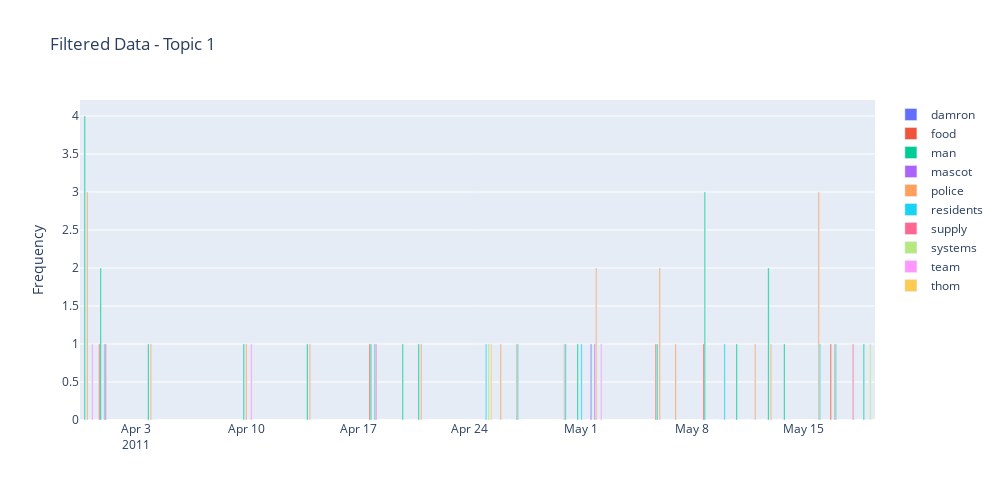
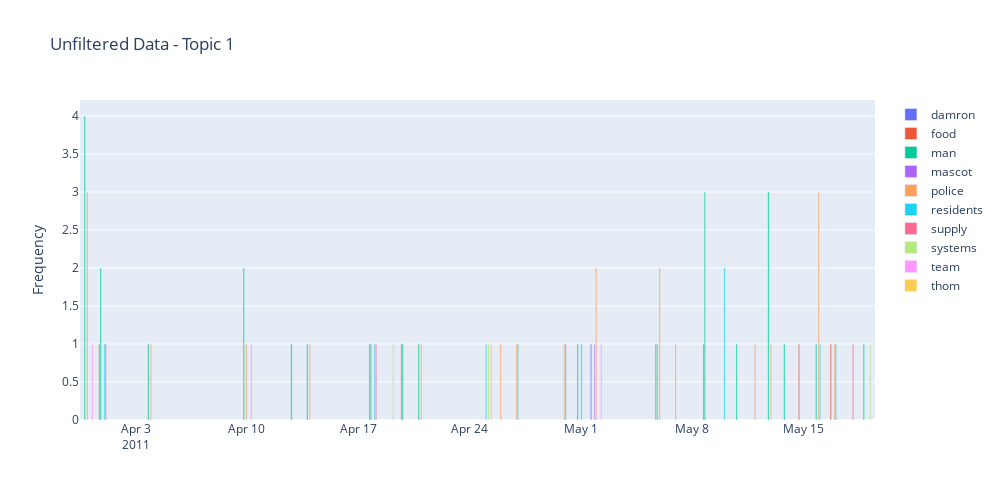
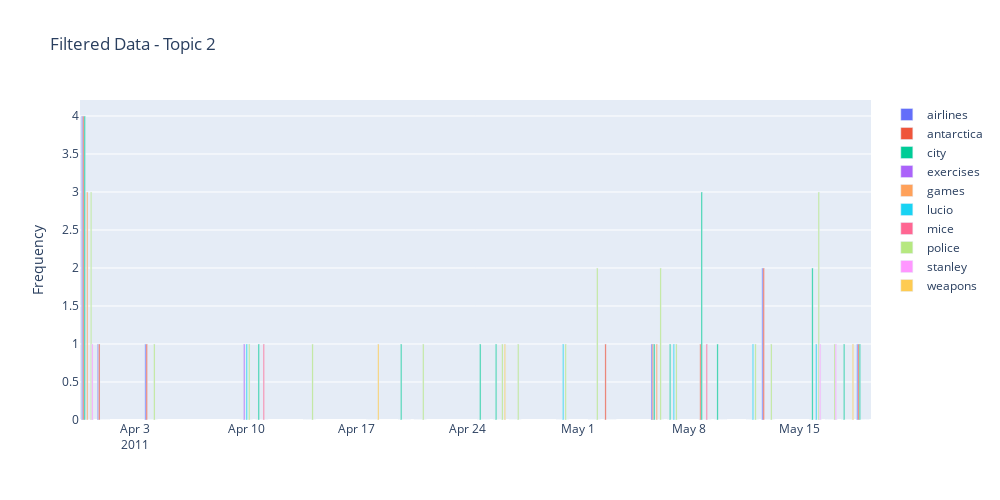
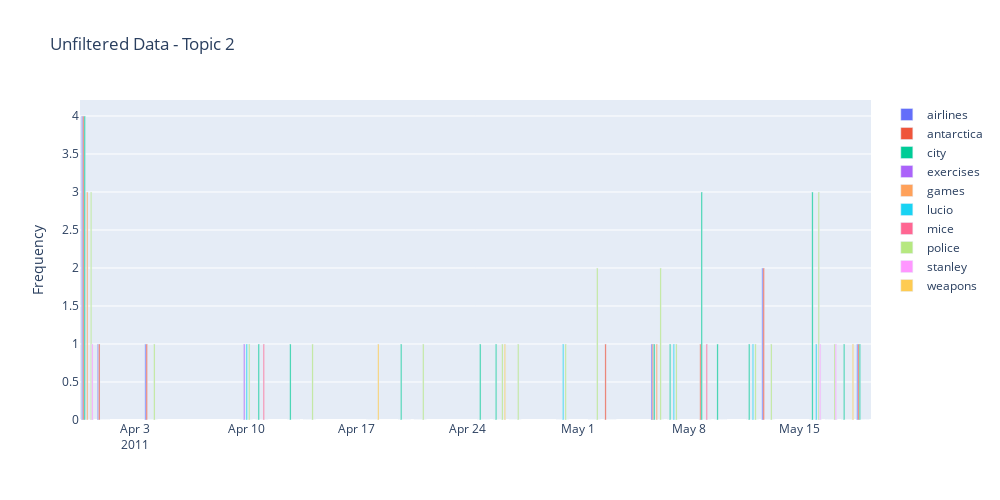

Notebook code cell kept with these figures, in order:
### Code cell
# Skapa en defaultdict för att lagra frekvensen av varje ord per datum för varje ämne
topic_word_freq_by_date_filtered = defaultdict(lambda: defaultdict(lambda: defaultdict(int)))
topic_word_freq_by_date_unfiltered = defaultdict(lambda: defaultdict(lambda: defaultdict(int)))

# Loopa igenom varje ämne och dess relaterade ord
for topic_idx, topic in enumerate(lda_model.components_):

    #print(f"Topic {topic_idx + 1}:")

    for word_idx in topic.argsort()[:-num_top_words - 1:-1]:
        word = feature_names[word_idx]
        #print(f"- {word}")

        # Loopa igenom det filtrerade datasetet för att matcha ord med deras timestamps och räkna frekvenser
        for _, row in filtered_data.iterrows():
            content = row["Processed_Content"]
            date = row["Date"]
            if word in content:
                topic_word_freq_by_date_filtered[topic_idx][word][date] += 1

        # Loopa igenom det ofiltrerade datasetet för att matcha ord med deras timestamps och räkna frekvenser
        for _, row in data.iterrows():
            content = row["Processed_Content"]
            date = row["Date"]
            if word in content:
                topic_word_freq_by_date_unfiltered[topic_idx][word][date] += 1

layout = go.Layout(
    yaxis=dict(title='Frequency'),
    barmode='group',
    hovermode='closest',
    width=1000,
    height=500
)

# Loopa igenom varje ämne
for topic_idx, (word_freq_by_date_filtered, word_freq_by_date_unfiltered) in enumerate(zip(topic_word_freq_by_date_filtered.values(), topic_word_freq_by_date_unfiltered.values())):

    #skapar två litor 
    date_filtered = []
    date_unfiltered=[]

    # Yttre loop: Loopa över varje dictionary (word_freq) i word_freq_by_date_filtered.values() vilket är alla datum för varje ord
    for date_freq in word_freq_by_date_filtered.values():
    # Inre loop: Date_freq består av datum så nycklar är datumen, här loopas allt igenom för den aktuella dictionaryn
        for date in date_freq.keys():
            date_filtered.append(date)

    # Ta bort duplicerade datumen och sortera dem i stigande ordning
    dates_filtered = sorted(set(date_filtered))

    #Samma sak som för filterd
    for word_freq in word_freq_by_date_unfiltered.values():
        for date in word_freq.keys():
            date_unfiltered.append(date)

    dates_unfiltered = sorted(set(date_unfiltered))
    
    #på word_freq_by_date_filtered är varje nyckel ett ord (struktur: {"ord1": {"datum1": frekvens1, "datum2": frekvens2, ...}, "ord2":..} )
    #listar dessa i ny variabel
    words_to_plot_filtered = sorted( list(word_freq_by_date_filtered.keys()))
    words_to_plot_unfiltered = sorted(list(word_freq_by_date_unfiltered.keys()))

    # Skapa stapeldiagrams för det filtrerade datasetet
    traces_filtered = []
  
    for word_to_plot in words_to_plot_filtered:
        #Hämtar frekvensen för ett spefikt ord för ett datum, om ordet inte finns för datumemt sätt frekvensent till 0
        frequencies = [word_freq_by_date_filtered[word_to_plot].get(date, 0) for date in dates_filtered]
        trace = go.Bar(x=dates_filtered, y=frequencies, name=word_to_plot)
        traces_filtered.append(trace)

    # Skapa stapeldiagram för det ofiltrerade datasetet
    traces_unfiltered = []

    for word_to_plot in words_to_plot_unfiltered:
        frequencies = [word_freq_by_date_unfiltered[word_to_plot].get(date, 0) for date in dates_unfiltered]
        trace = go.Bar(x=dates_unfiltered, y=frequencies, name=word_to_plot)
        traces_unfiltered.append(trace)

    # Skapa figurobjekt för det filtrerade datasetet
    fig_filtered = go.Figure(data=traces_filtered, layout=layout)
    fig_filtered.update_layout(title=f"Filtered Data - Topic {topic_idx + 1}")

    # Skapa figurobjekt för det ofiltrerade datasetet
    fig_unfiltered = go.Figure(data=traces_unfiltered, layout=layout)
    fig_unfiltered.update_layout(title=f"Unfiltered Data - Topic {topic_idx + 1}")

    # Visa stapeldiagrammen bredvid varandra
    fig_filtered.show()
    fig_unfiltered.show()

### Figure 1 — Plotly figure (JSON) as saved in the notebook; plotly's stock layout.template omitted (floating-point values rounded to 4 significant figures)
{"data": [{"name": "damron", "type": "bar", "x": ["2011-03-31", "2011-04-01", "2011-04-04", "2011-04-10", "2011-04-14", "2011-04-18", "2011-04-20", "2011-04-21", "2011-04-25", "2011-04-26", "2011-04-27", "2011-04-30", "2011-05-01", "2011-05-02", "2011-05-06", "2011-05-07", "2011-05-09", "2011-05-10", "2011-05-11", "2011-05-12", "2011-05-13", "2011-05-14", "2011-05-16", "2011-05-17", "2011-05-18", "2011-05-19"], "y": [0, 0, 0, 0, 0, 0, 0, 0, 0, 0, 0, 0, 0, 1, 0, 0, 0, 0, 0, 0, 0, 0, 0, 0, 0, 0]}, {"name": "food", "type": "bar", "x": ["2011-03-31", "2011-04-01", "2011-04-04", "2011-04-10", "2011-04-14", "2011-04-18", "2011-04-20", "2011-04-21", "2011-04-25", "2011-04-26", "2011-04-27", "2011-04-30", "2011-05-01", "2011-05-02", "2011-05-06", "2011-05-07", "2011-05-09", "2011-05-10", "2011-05-11", "2011-05-12", "2011-05-13", "2011-05-14", "2011-05-16", "2011-05-17", "2011-05-18", "2011-05-19"], "y": [0, 1, 0, 0, 0, 1, 0, 0, 0, 0, 0, 0, 0, 0, 1, 0, 1, 0, 0, 0, 0, 0, 0, 1, 0, 0]}, {"name": "man", "type": "bar", "x": ["2011-03-31", "2011-04-01", "2011-04-04", "2011-04-10", "2011-04-14", "2011-04-18", "2011-04-20", "2011-04-21", "2011-04-25", "2011-04-26", "2011-04-27", "2011-04-30", "2011-05-01", "2011-05-02", "2011-05-06", "2011-05-07", "2011-05-09", "2011-05-10", "2011-05-11", "2011-05-12", "2011-05-13", "2011-05-14", "2011-05-16", "2011-05-17", "2011-05-18", "2011-05-19"], "y": [4, 2, 1, 1, 1, 1, 1, 1, 0, 0, 0, 0, 1, 0, 1, 0, 3, 0, 1, 0, 2, 1, 0, 0, 0, 1]}, {"name": "mascot", "type": "bar", "x": ["2011-03-31", "2011-04-01", "2011-04-04", "2011-04-10", "2011-04-14", "2011-04-18", "2011-04-20", "2011-04-21", "2011-04-25", "2011-04-26", "2011-04-27", "2011-04-30", "2011-05-01", "2011-05-02", "2011-05-06", "2011-05-07", "2011-05-09", "2011-05-10", "2011-05-11", "2011-05-12", "2011-05-13", "2011-05-14", "2011-05-16", "2011-05-17", "2011-05-18", "2011-05-19"], "y": [0, 0, 0, 0, 0, 0, 0, 0, 0, 0, 0, 0, 0, 1, 0, 0, 0, 0, 0, 0, 0, 0, 0, 0, 0, 0]}, {"name": "police", "type": "bar", "x": ["2011-03-31", "2011-04-01", "2011-04-04", "2011-04-10", "2011-04-14", "2011-04-18", "2011-04-20", "2011-04-21", "2011-04-25", "2011-04-26", "2011-04-27", "2011-04-30", "2011-05-01", "2011-05-02", "2011-05-06", "2011-05-07", "2011-05-09", "2011-05-10", "2011-05-11", "2011-05-12", "2011-05-13", "2011-05-14", "2011-05-16", "2011-05-17", "2011-05-18", "2011-05-19"], "y": [3, 0, 1, 1, 1, 0, 0, 1, 0, 1, 1, 1, 0, 2, 2, 1, 0, 0, 0, 1, 1, 0, 3, 1, 0, 0]}, {"name": "residents", "type": "bar", "x": ["2011-03-31", "2011-04-01", "2011-04-04", "2011-04-10", "2011-04-14", "2011-04-18", "2011-04-20", "2011-04-21", "2011-04-25", "2011-04-26", "2011-04-27", "2011-04-30", "2011-05-01", "2011-05-02", "2011-05-06", "2011-05-07", "2011-05-09", "2011-05-10", "2011-05-11", "2011-05-12", "2011-05-13", "2011-05-14", "2011-05-16", "2011-05-17", "2011-05-18", "2011-05-19"], "y": [0, 1, 0, 0, 0, 1, 0, 0, 1, 0, 1, 1, 1, 0, 0, 0, 0, 1, 0, 0, 0, 0, 1, 1, 0, 0]}, {"name": "supply", "type": "bar", "x": ["2011-03-31", "2011-04-01", "2011-04-04", "2011-04-10", "2011-04-14", "2011-04-18", "2011-04-20", "2011-04-21", "2011-04-25", "2011-04-26", "2011-04-27", "2011-04-30", "2011-05-01", "2011-05-02", "2011-05-06", "2011-05-07", "2011-05-09", "2011-05-10", "2011-05-11", "2011-05-12", "2011-05-13", "2011-05-14", "2011-05-16", "2011-05-17", "2011-05-18", "2011-05-19"], "y": [0, 1, 0, 0, 0, 1, 0, 0, 0, 0, 0, 0, 0, 0, 0, 0, 0, 0, 0, 0, 0, 0, 0, 0, 1, 0]}, {"name": "systems", "type": "bar", "x": ["2011-03-31", "2011-04-01", "2011-04-04", "2011-04-10", "2011-04-14", "2011-04-18", "2011-04-20", "2011-04-21", "2011-04-25", "2011-04-26", "2011-04-27", "2011-04-30", "2011-05-01", "2011-05-02", "2011-05-06", "2011-05-07", "2011-05-09", "2011-05-10", "2011-05-11", "2011-05-12", "2011-05-13", "2011-05-14", "2011-05-16", "2011-05-17", "2011-05-18", "2011-05-19"], "y": [0, 0, 0, 0, 0, 0, 0, 0, 1, 0, 0, 0, 0, 0, 0, 0, 0, 0, 0, 0, 0, 0, 0, 0, 0, 1]}, {"name": "team", "type": "bar", "x": ["2011-03-31", "2011-04-01", "2011-04-04", "2011-04-10", "2011-04-14", "2011-04-18", "2011-04-20", "2011-04-21", "2011-04-25", "2011-04-26", "2011-04-27", "2011-04-30", "2011-05-01", "2011-05-02", "2011-05-06", "2011-05-07", "2011-05-09", "2011-05-10", "2011-05-11", "2011-05-12", "2011-05-13", "2011-05-14", "2011-05-16", "2011-05-17", "2011-05-18", "2011-05-19"], "y": [1, 0, 0, 1, 0, 0, 0, 0, 0, 0, 0, 0, 0, 1, 0, 0, 0, 0, 0, 0, 0, 0, 0, 0, 0, 0]}, {"name": "thom", "type": "bar", "x": ["2011-03-31", "2011-04-01", "2011-04-04", "2011-04-10", "2011-04-14", "2011-04-18", "2011-04-20", "2011-04-21", "2011-04-25", "2011-04-26", "2011-04-27", "2011-04-30", "2011-05-01", "2011-05-02", "2011-05-06", "2011-05-07", "2011-05-09", "2011-05-10", "2011-05-11", "2011-05-12", "2011-05-13", "2011-05-14", "2011-05-16", "2011-05-17", "2011-05-18", "2011-05-19"], "y": [0, 0, 0, 0, 0, 0, 0, 0, 1, 0, 0, 0, 0, 0, 0, 0, 0, 0, 0, 0, 0, 0, 0, 0, 0, 0]}], "layout": {"barmode": "group", "height": 500, "hovermode": "closest", "title": {"text": "Filtered Data - Topic 1"}, "width": 1000, "yaxis": {"title": {"text": "Frequency"}}}}

### Figure 2 — Plotly figure (JSON) as saved in the notebook; plotly's stock layout.template omitted (floating-point values rounded to 4 significant figures)
{"data": [{"name": "damron", "type": "bar", "x": ["2011-03-31", "2011-04-01", "2011-04-04", "2011-04-10", "2011-04-13", "2011-04-14", "2011-04-18", "2011-04-19", "2011-04-20", "2011-04-21", "2011-04-25", "2011-04-26", "2011-04-27", "2011-04-30", "2011-05-01", "2011-05-02", "2011-05-06", "2011-05-07", "2011-05-09", "2011-05-10", "2011-05-11", "2011-05-12", "2011-05-13", "2011-05-14", "2011-05-15", "2011-05-16", "2011-05-17", "2011-05-18", "2011-05-19"], "y": [0, 0, 0, 0, 0, 0, 0, 0, 0, 0, 0, 0, 0, 0, 0, 1, 0, 0, 0, 0, 0, 0, 0, 0, 0, 0, 0, 0, 0]}, {"name": "food", "type": "bar", "x": ["2011-03-31", "2011-04-01", "2011-04-04", "2011-04-10", "2011-04-13", "2011-04-14", "2011-04-18", "2011-04-19", "2011-04-20", "2011-04-21", "2011-04-25", "2011-04-26", "2011-04-27", "2011-04-30", "2011-05-01", "2011-05-02", "2011-05-06", "2011-05-07", "2011-05-09", "2011-05-10", "2011-05-11", "2011-05-12", "2011-05-13", "2011-05-14", "2011-05-15", "2011-05-16", "2011-05-17", "2011-05-18", "2011-05-19"], "y": [0, 1, 0, 0, 0, 0, 1, 0, 1, 0, 0, 0, 0, 0, 0, 0, 1, 0, 1, 0, 0, 0, 0, 0, 1, 0, 1, 0, 0]}, {"name": "man", "type": "bar", "x": ["2011-03-31", "2011-04-01", "2011-04-04", "2011-04-10", "2011-04-13", "2011-04-14", "2011-04-18", "2011-04-19", "2011-04-20", "2011-04-21", "2011-04-25", "2011-04-26", "2011-04-27", "2011-04-30", "2011-05-01", "2011-05-02", "2011-05-06", "2011-05-07", "2011-05-09", "2011-05-10", "2011-05-11", "2011-05-12", "2011-05-13", "2011-05-14", "2011-05-15", "2011-05-16", "2011-05-17", "2011-05-18", "2011-05-19"], "y": [4, 2, 1, 2, 1, 1, 1, 0, 1, 1, 0, 0, 0, 0, 1, 0, 1, 0, 3, 0, 1, 0, 3, 1, 0, 1, 0, 0, 1]}, {"name": "mascot", "type": "bar", "x": ["2011-03-31", "2011-04-01", "2011-04-04", "2011-04-10", "2011-04-13", "2011-04-14", "2011-04-18", "2011-04-19", "2011-04-20", "2011-04-21", "2011-04-25", "2011-04-26", "2011-04-27", "2011-04-30", "2011-05-01", "2011-05-02", "2011-05-06", "2011-05-07", "2011-05-09", "2011-05-10", "2011-05-11", "2011-05-12", "2011-05-13", "2011-05-14", "2011-05-15", "2011-05-16", "2011-05-17", "2011-05-18", "2011-05-19"], "y": [0, 0, 0, 0, 0, 0, 0, 0, 0, 0, 0, 0, 0, 0, 0, 1, 0, 0, 0, 0, 0, 0, 0, 0, 0, 0, 0, 0, 0]}, {"name": "police", "type": "bar", "x": ["2011-03-31", "2011-04-01", "2011-04-04", "2011-04-10", "2011-04-13", "2011-04-14", "2011-04-18", "2011-04-19", "2011-04-20", "2011-04-21", "2011-04-25", "2011-04-26", "2011-04-27", "2011-04-30", "2011-05-01", "2011-05-02", "2011-05-06", "2011-05-07", "2011-05-09", "2011-05-10", "2011-05-11", "2011-05-12", "2011-05-13", "2011-05-14", "2011-05-15", "2011-05-16", "2011-05-17", "2011-05-18", "2011-05-19"], "y": [3, 0, 1, 1, 0, 1, 0, 0, 0, 1, 0, 1, 1, 1, 0, 2, 2, 1, 0, 0, 0, 1, 1, 0, 0, 3, 1, 0, 0]}, {"name": "residents", "type": "bar", "x": ["2011-03-31", "2011-04-01", "2011-04-04", "2011-04-10", "2011-04-13", "2011-04-14", "2011-04-18", "2011-04-19", "2011-04-20", "2011-04-21", "2011-04-25", "2011-04-26", "2011-04-27", "2011-04-30", "2011-05-01", "2011-05-02", "2011-05-06", "2011-05-07", "2011-05-09", "2011-05-10", "2011-05-11", "2011-05-12", "2011-05-13", "2011-05-14", "2011-05-15", "2011-05-16", "2011-05-17", "2011-05-18", "2011-05-19"], "y": [0, 1, 0, 0, 0, 0, 1, 0, 0, 0, 1, 0, 1, 1, 1, 0, 0, 0, 0, 2, 0, 0, 0, 0, 0, 1, 1, 0, 0]}, {"name": "supply", "type": "bar", "x": ["2011-03-31", "2011-04-01", "2011-04-04", "2011-04-10", "2011-04-13", "2011-04-14", "2011-04-18", "2011-04-19", "2011-04-20", "2011-04-21", "2011-04-25", "2011-04-26", "2011-04-27", "2011-04-30", "2011-05-01", "2011-05-02", "2011-05-06", "2011-05-07", "2011-05-09", "2011-05-10", "2011-05-11", "2011-05-12", "2011-05-13", "2011-05-14", "2011-05-15", "2011-05-16", "2011-05-17", "2011-05-18", "2011-05-19"], "y": [0, 1, 0, 0, 0, 0, 1, 0, 0, 0, 0, 0, 0, 0, 0, 0, 0, 0, 0, 0, 0, 0, 0, 0, 0, 0, 0, 1, 0]}, {"name": "systems", "type": "bar", "x": ["2011-03-31", "2011-04-01", "2011-04-04", "2011-04-10", "2011-04-13", "2011-04-14", "2011-04-18", "2011-04-19", "2011-04-20", "2011-04-21", "2011-04-25", "2011-04-26", "2011-04-27", "2011-04-30", "2011-05-01", "2011-05-02", "2011-05-06", "2011-05-07", "2011-05-09", "2011-05-10", "2011-05-11", "2011-05-12", "2011-05-13", "2011-05-14", "2011-05-15", "2011-05-16", "2011-05-17", "2011-05-18", "2011-05-19"], "y": [0, 0, 0, 0, 0, 0, 0, 1, 0, 0, 1, 0, 0, 0, 0, 0, 0, 0, 0, 0, 0, 0, 0, 0, 0, 0, 0, 0, 1]}, {"name": "team", "type": "bar", "x": ["2011-03-31", "2011-04-01", "2011-04-04", "2011-04-10", "2011-04-13", "2011-04-14", "2011-04-18", "2011-04-19", "2011-04-20", "2011-04-21", "2011-04-25", "2011-04-26", "2011-04-27", "2011-04-30", "2011-05-01", "2011-05-02", "2011-05-06", "2011-05-07", "2011-05-09", "2011-05-10", "2011-05-11", "2011-05-12", "2011-05-13", "2011-05-14", "2011-05-15", "2011-05-16", "2011-05-17", "2011-05-18", "2011-05-19"], "y": [1, 0, 0, 1, 0, 0, 0, 0, 0, 0, 0, 0, 0, 0, 0, 1, 0, 0, 0, 0, 0, 0, 0, 0, 0, 0, 0, 0, 0]}, {"name": "thom", "type": "bar", "x": ["2011-03-31", "2011-04-01", "2011-04-04", "2011-04-10", "2011-04-13", "2011-04-14", "2011-04-18", "2011-04-19", "2011-04-20", "2011-04-21", "2011-04-25", "2011-04-26", "2011-04-27", "2011-04-30", "2011-05-01", "2011-05-02", "2011-05-06", "2011-05-07", "2011-05-09", "2011-05-10", "2011-05-11", "2011-05-12", "2011-05-13", "2011-05-14", "2011-05-15", "2011-05-16", "2011-05-17", "2011-05-18", "2011-05-19"], "y": [0, 0, 0, 0, 0, 0, 0, 0, 0, 0, 1, 0, 0, 0, 0, 0, 0, 0, 0, 0, 0, 0, 0, 0, 0, 0, 0, 0, 0]}], "layout": {"barmode": "group", "height": 500, "hovermode": "closest", "title": {"text": "Unfiltered Data - Topic 1"}, "width": 1000, "yaxis": {"title": {"text": "Frequency"}}}}

### Figure 3 — Plotly figure (JSON) as saved in the notebook; plotly's stock layout.template omitted (floating-point values rounded to 4 significant figures)
{"data": [{"name": "airlines", "type": "bar", "x": ["2011-03-31", "2011-04-01", "2011-04-04", "2011-04-10", "2011-04-11", "2011-04-14", "2011-04-18", "2011-04-20", "2011-04-21", "2011-04-25", "2011-04-26", "2011-04-27", "2011-04-30", "2011-05-02", "2011-05-03", "2011-05-06", "2011-05-07", "2011-05-09", "2011-05-10", "2011-05-12", "2011-05-13", "2011-05-16", "2011-05-17", "2011-05-18", "2011-05-19"], "y": [4, 1, 1, 0, 0, 0, 0, 0, 0, 0, 0, 0, 0, 0, 0, 1, 0, 0, 0, 0, 2, 0, 0, 0, 1]}, {"name": "antarctica", "type": "bar", "x": ["2011-03-31", "2011-04-01", "2011-04-04", "2011-04-10", "2011-04-11", "2011-04-14", "2011-04-18", "2011-04-20", "2011-04-21", "2011-04-25", "2011-04-26", "2011-04-27", "2011-04-30", "2011-05-02", "2011-05-03", "2011-05-06", "2011-05-07", "2011-05-09", "2011-05-10", "2011-05-12", "2011-05-13", "2011-05-16", "2011-05-17", "2011-05-18", "2011-05-19"], "y": [4, 1, 1, 0, 0, 0, 0, 0, 0, 0, 0, 0, 0, 0, 1, 1, 0, 1, 0, 0, 2, 0, 0, 0, 1]}, {"name": "city", "type": "bar", "x": ["2011-03-31", "2011-04-01", "2011-04-04", "2011-04-10", "2011-04-11", "2011-04-14", "2011-04-18", "2011-04-20", "2011-04-21", "2011-04-25", "2011-04-26", "2011-04-27", "2011-04-30", "2011-05-02", "2011-05-03", "2011-05-06", "2011-05-07", "2011-05-09", "2011-05-10", "2011-05-12", "2011-05-13", "2011-05-16", "2011-05-17", "2011-05-18", "2011-05-19"], "y": [4, 0, 0, 0, 1, 0, 0, 1, 0, 1, 1, 0, 0, 0, 0, 1, 1, 3, 1, 0, 0, 2, 0, 1, 1]}, {"name": "exercises", "type": "bar", "x": ["2011-03-31", "2011-04-01", "2011-04-04", "2011-04-10", "2011-04-11", "2011-04-14", "2011-04-18", "2011-04-20", "2011-04-21", "2011-04-25", "2011-04-26", "2011-04-27", "2011-04-30", "2011-05-02", "2011-05-03", "2011-05-06", "2011-05-07", "2011-05-09", "2011-05-10", "2011-05-12", "2011-05-13", "2011-05-16", "2011-05-17", "2011-05-18", "2011-05-19"], "y": [0, 0, 0, 1, 0, 0, 0, 0, 0, 0, 0, 0, 0, 0, 0, 0, 0, 0, 0, 0, 0, 0, 0, 0, 0]}, {"name": "games", "type": "bar", "x": ["2011-03-31", "2011-04-01", "2011-04-04", "2011-04-10", "2011-04-11", "2011-04-14", "2011-04-18", "2011-04-20", "2011-04-21", "2011-04-25", "2011-04-26", "2011-04-27", "2011-04-30", "2011-05-02", "2011-05-03", "2011-05-06", "2011-05-07", "2011-05-09", "2011-05-10", "2011-05-12", "2011-05-13", "2011-05-16", "2011-05-17", "2011-05-18", "2011-05-19"], "y": [3, 0, 0, 0, 0, 0, 0, 0, 0, 0, 0, 0, 0, 0, 0, 1, 0, 0, 0, 0, 0, 0, 0, 0, 0]}, {"name": "lucio", "type": "bar", "x": ["2011-03-31", "2011-04-01", "2011-04-04", "2011-04-10", "2011-04-11", "2011-04-14", "2011-04-18", "2011-04-20", "2011-04-21", "2011-04-25", "2011-04-26", "2011-04-27", "2011-04-30", "2011-05-02", "2011-05-03", "2011-05-06", "2011-05-07", "2011-05-09", "2011-05-10", "2011-05-12", "2011-05-13", "2011-05-16", "2011-05-17", "2011-05-18", "2011-05-19"], "y": [0, 0, 0, 1, 0, 0, 0, 0, 0, 0, 0, 0, 1, 0, 0, 0, 1, 0, 0, 1, 0, 1, 0, 0, 0]}, {"name": "mice", "type": "bar", "x": ["2011-03-31", "2011-04-01", "2011-04-04", "2011-04-10", "2011-04-11", "2011-04-14", "2011-04-18", "2011-04-20", "2011-04-21", "2011-04-25", "2011-04-26", "2011-04-27", "2011-04-30", "2011-05-02", "2011-05-03", "2011-05-06", "2011-05-07", "2011-05-09", "2011-05-10", "2011-05-12", "2011-05-13", "2011-05-16", "2011-05-17", "2011-05-18", "2011-05-19"], "y": [0, 0, 0, 0, 1, 0, 0, 0, 0, 0, 0, 0, 0, 0, 0, 0, 0, 1, 0, 0, 0, 0, 0, 0, 0]}, {"name": "police", "type": "bar", "x": ["2011-03-31", "2011-04-01", "2011-04-04", "2011-04-10", "2011-04-11", "2011-04-14", "2011-04-18", "2011-04-20", "2011-04-21", "2011-04-25", "2011-04-26", "2011-04-27", "2011-04-30", "2011-05-02", "2011-05-03", "2011-05-06", "2011-05-07", "2011-05-09", "2011-05-10", "2011-05-12", "2011-05-13", "2011-05-16", "2011-05-17", "2011-05-18", "2011-05-19"], "y": [3, 0, 1, 1, 0, 1, 0, 0, 1, 0, 1, 1, 1, 2, 0, 2, 1, 0, 0, 1, 1, 3, 1, 0, 0]}, {"name": "stanley", "type": "bar", "x": ["2011-03-31", "2011-04-01", "2011-04-04", "2011-04-10", "2011-04-11", "2011-04-14", "2011-04-18", "2011-04-20", "2011-04-21", "2011-04-25", "2011-04-26", "2011-04-27", "2011-04-30", "2011-05-02", "2011-05-03", "2011-05-06", "2011-05-07", "2011-05-09", "2011-05-10", "2011-05-12", "2011-05-13", "2011-05-16", "2011-05-17", "2011-05-18", "2011-05-19"], "y": [1, 0, 0, 0, 0, 0, 0, 0, 0, 0, 0, 0, 0, 0, 0, 0, 0, 0, 0, 0, 0, 1, 1, 0, 0]}, {"name": "weapons", "type": "bar", "x": ["2011-03-31", "2011-04-01", "2011-04-04", "2011-04-10", "2011-04-11", "2011-04-14", "2011-04-18", "2011-04-20", "2011-04-21", "2011-04-25", "2011-04-26", "2011-04-27", "2011-04-30", "2011-05-02", "2011-05-03", "2011-05-06", "2011-05-07", "2011-05-09", "2011-05-10", "2011-05-12", "2011-05-13", "2011-05-16", "2011-05-17", "2011-05-18", "2011-05-19"], "y": [0, 0, 0, 0, 0, 0, 1, 0, 0, 0, 1, 0, 0, 0, 0, 0, 0, 0, 0, 0, 0, 0, 0, 1, 0]}], "layout": {"barmode": "group", "height": 500, "hovermode": "closest", "title": {"text": "Filtered Data - Topic 2"}, "width": 1000, "yaxis": {"title": {"text": "Frequency"}}}}

### Figure 4 — Plotly figure (JSON) as saved in the notebook; plotly's stock layout.template omitted (floating-point values rounded to 4 significant figures)
{"data": [{"name": "airlines", "type": "bar", "x": ["2011-03-31", "2011-04-01", "2011-04-04", "2011-04-10", "2011-04-11", "2011-04-13", "2011-04-14", "2011-04-18", "2011-04-20", "2011-04-21", "2011-04-25", "2011-04-26", "2011-04-27", "2011-04-30", "2011-05-02", "2011-05-03", "2011-05-06", "2011-05-07", "2011-05-09", "2011-05-10", "2011-05-12", "2011-05-13", "2011-05-16", "2011-05-17", "2011-05-18", "2011-05-19"], "y": [4, 1, 1, 0, 0, 0, 0, 0, 0, 0, 0, 0, 0, 0, 0, 0, 1, 0, 0, 0, 0, 2, 0, 0, 0, 1]}, {"name": "antarctica", "type": "bar", "x": ["2011-03-31", "2011-04-01", "2011-04-04", "2011-04-10", "2011-04-11", "2011-04-13", "2011-04-14", "2011-04-18", "2011-04-20", "2011-04-21", "2011-04-25", "2011-04-26", "2011-04-27", "2011-04-30", "2011-05-02", "2011-05-03", "2011-05-06", "2011-05-07", "2011-05-09", "2011-05-10", "2011-05-12", "2011-05-13", "2011-05-16", "2011-05-17", "2011-05-18", "2011-05-19"], "y": [4, 1, 1, 0, 0, 0, 0, 0, 0, 0, 0, 0, 0, 0, 0, 1, 1, 0, 1, 0, 0, 2, 0, 0, 0, 1]}, {"name": "city", "type": "bar", "x": ["2011-03-31", "2011-04-01", "2011-04-04", "2011-04-10", "2011-04-11", "2011-04-13", "2011-04-14", "2011-04-18", "2011-04-20", "2011-04-21", "2011-04-25", "2011-04-26", "2011-04-27", "2011-04-30", "2011-05-02", "2011-05-03", "2011-05-06", "2011-05-07", "2011-05-09", "2011-05-10", "2011-05-12", "2011-05-13", "2011-05-16", "2011-05-17", "2011-05-18", "2011-05-19"], "y": [4, 0, 0, 0, 1, 1, 0, 0, 1, 0, 1, 1, 0, 0, 0, 0, 1, 1, 3, 1, 1, 0, 3, 0, 1, 1]}, {"name": "exercises", "type": "bar", "x": ["2011-03-31", "2011-04-01", "2011-04-04", "2011-04-10", "2011-04-11", "2011-04-13", "2011-04-14", "2011-04-18", "2011-04-20", "2011-04-21", "2011-04-25", "2011-04-26", "2011-04-27", "2011-04-30", "2011-05-02", "2011-05-03", "2011-05-06", "2011-05-07", "2011-05-09", "2011-05-10", "2011-05-12", "2011-05-13", "2011-05-16", "2011-05-17", "2011-05-18", "2011-05-19"], "y": [0, 0, 0, 1, 0, 0, 0, 0, 0, 0, 0, 0, 0, 0, 0, 0, 0, 0, 0, 0, 0, 0, 0, 0, 0, 0]}, {"name": "games", "type": "bar", "x": ["2011-03-31", "2011-04-01", "2011-04-04", "2011-04-10", "2011-04-11", "2011-04-13", "2011-04-14", "2011-04-18", "2011-04-20", "2011-04-21", "2011-04-25", "2011-04-26", "2011-04-27", "2011-04-30", "2011-05-02", "2011-05-03", "2011-05-06", "2011-05-07", "2011-05-09", "2011-05-10", "2011-05-12", "2011-05-13", "2011-05-16", "2011-05-17", "2011-05-18", "2011-05-19"], "y": [3, 0, 0, 0, 0, 0, 0, 0, 0, 0, 0, 0, 0, 0, 0, 0, 1, 0, 0, 0, 0, 0, 0, 0, 0, 0]}, {"name": "lucio", "type": "bar", "x": ["2011-03-31", "2011-04-01", "2011-04-04", "2011-04-10", "2011-04-11", "2011-04-13", "2011-04-14", "2011-04-18", "2011-04-20", "2011-04-21", "2011-04-25", "2011-04-26", "2011-04-27", "2011-04-30", "2011-05-02", "2011-05-03", "2011-05-06", "2011-05-07", "2011-05-09", "2011-05-10", "2011-05-12", "2011-05-13", "2011-05-16", "2011-05-17", "2011-05-18", "2011-05-19"], "y": [0, 0, 0, 1, 0, 0, 0, 0, 0, 0, 0, 0, 0, 1, 0, 0, 0, 1, 0, 0, 1, 0, 1, 0, 0, 0]}, {"name": "mice", "type": "bar", "x": ["2011-03-31", "2011-04-01", "2011-04-04", "2011-04-10", "2011-04-11", "2011-04-13", "2011-04-14", "2011-04-18", "2011-04-20", "2011-04-21", "2011-04-25", "2011-04-26", "2011-04-27", "2011-04-30", "2011-05-02", "2011-05-03", "2011-05-06", "2011-05-07", "2011-05-09", "2011-05-10", "2011-05-12", "2011-05-13", "2011-05-16", "2011-05-17", "2011-05-18", "2011-05-19"], "y": [0, 0, 0, 0, 1, 0, 0, 0, 0, 0, 0, 0, 0, 0, 0, 0, 0, 0, 1, 0, 0, 0, 0, 0, 0, 0]}, {"name": "police", "type": "bar", "x": ["2011-03-31", "2011-04-01", "2011-04-04", "2011-04-10", "2011-04-11", "2011-04-13", "2011-04-14", "2011-04-18", "2011-04-20", "2011-04-21", "2011-04-25", "2011-04-26", "2011-04-27", "2011-04-30", "2011-05-02", "2011-05-03", "2011-05-06", "2011-05-07", "2011-05-09", "2011-05-10", "2011-05-12", "2011-05-13", "2011-05-16", "2011-05-17", "2011-05-18", "2011-05-19"], "y": [3, 0, 1, 1, 0, 0, 1, 0, 0, 1, 0, 1, 1, 1, 2, 0, 2, 1, 0, 0, 1, 1, 3, 1, 0, 0]}, {"name": "stanley", "type": "bar", "x": ["2011-03-31", "2011-04-01", "2011-04-04", "2011-04-10", "2011-04-11", "2011-04-13", "2011-04-14", "2011-04-18", "2011-04-20", "2011-04-21", "2011-04-25", "2011-04-26", "2011-04-27", "2011-04-30", "2011-05-02", "2011-05-03", "2011-05-06", "2011-05-07", "2011-05-09", "2011-05-10", "2011-05-12", "2011-05-13", "2011-05-16", "2011-05-17", "2011-05-18", "2011-05-19"], "y": [1, 0, 0, 0, 0, 0, 0, 0, 0, 0, 0, 0, 0, 0, 0, 0, 0, 0, 0, 0, 0, 0, 1, 1, 0, 0]}, {"name": "weapons", "type": "bar", "x": ["2011-03-31", "2011-04-01", "2011-04-04", "2011-04-10", "2011-04-11", "2011-04-13", "2011-04-14", "2011-04-18", "2011-04-20", "2011-04-21", "2011-04-25", "2011-04-26", "2011-04-27", "2011-04-30", "2011-05-02", "2011-05-03", "2011-05-06", "2011-05-07", "2011-05-09", "2011-05-10", "2011-05-12", "2011-05-13", "2011-05-16", "2011-05-17", "2011-05-18", "2011-05-19"], "y": [0, 0, 0, 0, 0, 0, 0, 1, 0, 0, 0, 1, 0, 0, 0, 0, 0, 0, 0, 0, 0, 0, 0, 0, 1, 0]}], "layout": {"barmode": "group", "height": 500, "hovermode": "closest", "title": {"text": "Unfiltered Data - Topic 2"}, "width": 1000, "yaxis": {"title": {"text": "Frequency"}}}}
